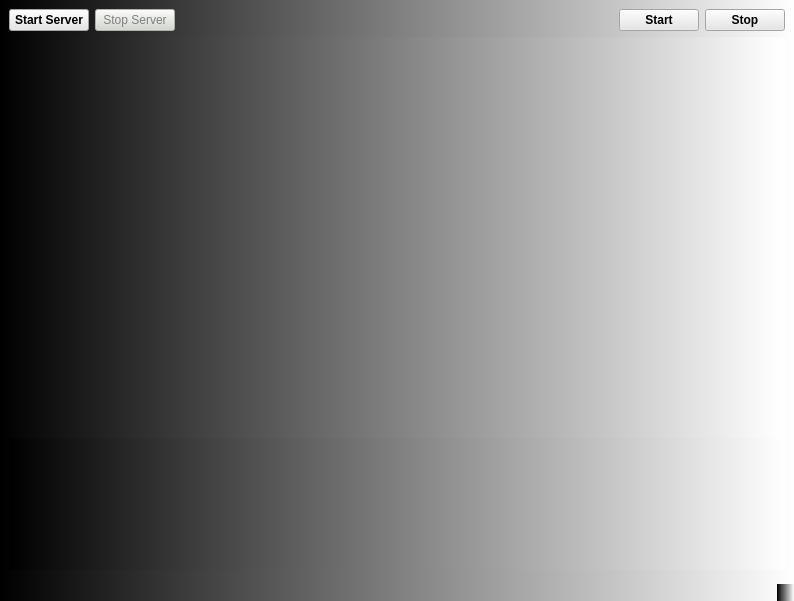
<?xml version="1.0" encoding="UTF-8"?>
<ui version="4.0">
 <class>CameraServer</class>
 <widget class="QMainWindow" name="CameraServer">
  <property name="geometry">
   <rect>
    <x>0</x>
    <y>0</y>
    <width>794</width>
    <height>601</height>
   </rect>
  </property>
  <property name="windowTitle">
   <string>CameraServer</string>
  </property>
  <property name="styleSheet">
   <string notr="true">background-color: qlineargradient(spread:pad, x1:0, y1:0, x2:1, y2:0, stop:0 rgba(0, 0, 0, 255), stop:1 rgba(255, 255, 255, 255));
</string>
  </property>
  <widget class="QWidget" name="centralwidget">
   <layout class="QVBoxLayout" name="verticalLayout">
    <item>
     <layout class="QHBoxLayout" name="horizontalLayout">
      <item>
       <widget class="QPushButton" name="startButton">
        <property name="enabled">
         <bool>true</bool>
        </property>
        <property name="styleSheet">
         <string notr="true"> QPushButton {
       background-color: rgb(230, 230, 230);
       color: black;                         
       font-weight: bold;              
    }
    QPushButton:disabled {                  
       background-color: rgb(211, 215, 207);
       color: gray;                 
       font-weight: normal;
    }</string>
        </property>
        <property name="text">
         <string>Start Server</string>
        </property>
       </widget>
      </item>
      <item>
       <widget class="QPushButton" name="stopButton">
        <property name="enabled">
         <bool>false</bool>
        </property>
        <property name="styleSheet">
         <string notr="true"> QPushButton {
       background-color: rgb(230, 230, 230);
       color: black;                         
       font-weight: bold;              
    }
    QPushButton:disabled {                  
       background-color: rgb(211, 215, 207);
       color: gray;                 
       font-weight: normal;
    }</string>
        </property>
        <property name="text">
         <string>Stop Server</string>
        </property>
       </widget>
      </item>
      <item>
       <spacer name="horizontalSpacer">
        <property name="orientation">
         <enum>Qt::Horizontal</enum>
        </property>
        <property name="sizeHint" stdset="0">
         <size>
          <width>40</width>
          <height>20</height>
         </size>
        </property>
       </spacer>
      </item>
      <item>
       <widget class="QPushButton" name="avButton">
        <property name="styleSheet">
         <string notr="true">       background-color: rgb(230, 230, 230);
       color: black;                         
       font-weight: bold;    </string>
        </property>
        <property name="text">
         <string>Start</string>
        </property>
       </widget>
      </item>
      <item>
       <widget class="QPushButton" name="svButton">
        <property name="styleSheet">
         <string notr="true">       background-color: rgb(230, 230, 230);
       color: black;                         
       font-weight: bold;    </string>
        </property>
        <property name="text">
         <string>Stop</string>
        </property>
       </widget>
      </item>
     </layout>
    </item>
    <item>
     <widget class="QWidget" name="viewfinderWidget" native="true">
      <property name="minimumSize">
       <size>
        <width>600</width>
        <height>400</height>
       </size>
      </property>
      <property name="styleSheet">
       <string notr="true">minimumSize: 640x480</string>
      </property>
      <widget class="QLabel" name="previewLabel">
       <property name="geometry">
        <rect>
         <x>-10</x>
         <y>0</y>
         <width>781</width>
         <height>401</height>
        </rect>
       </property>
       <property name="text">
        <string/>
       </property>
      </widget>
     </widget>
    </item>
   </layout>
  </widget>
  <widget class="QStatusBar" name="statusBar"/>
 </widget>
 <resources/>
 <connections/>
</ui>
